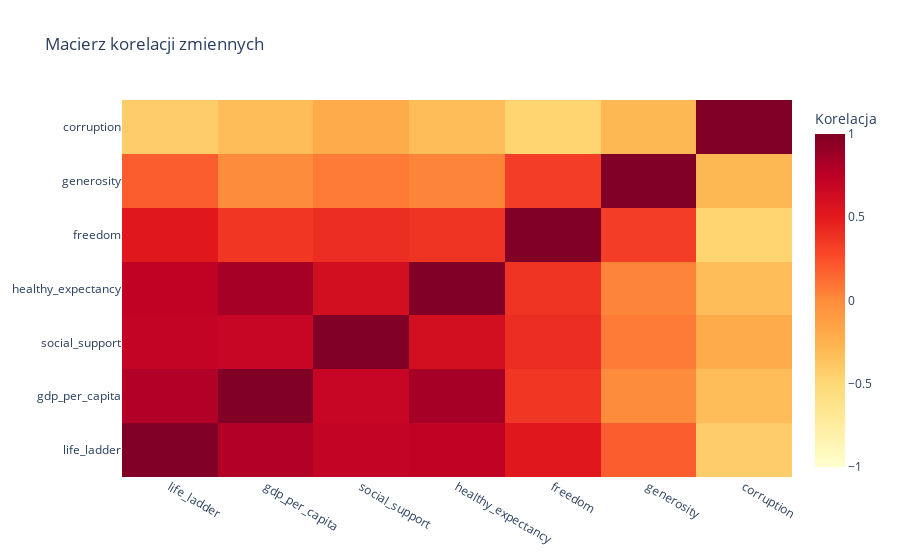

Notebook cell for this chart:
### Markdown cell above
---

### Code cell
#macierz korelacji
cols = [
    "life_ladder",
    "gdp_per_capita",
    "social_support",
    "healthy_expectancy",
    "freedom",
    "generosity",
    "corruption"
]

corr_matrix = df[cols].corr().round(2)

fig_corr = g.Figure(
    data=g.Heatmap(
        z=corr_matrix.values,
        x=corr_matrix.columns,
        y=corr_matrix.index,
        # Ustawiamy skalę kolorów Yellow-Orange-Red
        colorscale="YlOrRd",
        zmin=-1,
        zmax=1,
        colorbar=dict(title="Korelacja")
    )
)

fig_corr.update_layout(
    title="Macierz korelacji zmiennych"
)

fig_corr.show()

### Figure 1 — Plotly figure (JSON) as saved in the notebook; plotly's stock layout.template omitted (floating-point values rounded to 4 significant figures)
{"data": [{"colorbar": {"title": {"text": "Korelacja"}}, "colorscale": [[0, "rgb(255,255,204)"], [0.125, "rgb(255,237,160)"], [0.25, "rgb(254,217,118)"], [0.375, "rgb(254,178,76)"], [0.5, "rgb(253,141,60)"], [0.625, "rgb(252,78,42)"], [0.75, "rgb(227,26,28)"], [0.875, "rgb(189,0,38)"], [1, "rgb(128,0,38)"]], "type": "heatmap", "x": ["life_ladder", "gdp_per_capita", "social_support", "healthy_expectancy", "freedom", "generosity", "corruption"], "y": ["life_ladder", "gdp_per_capita", "social_support", "healthy_expectancy", "freedom", "generosity", "corruption"], "z": [[1.0, 0.79, 0.71, 0.73, 0.52, 0.19, -0.42], [0.79, 1.0, 0.69, 0.84, 0.36, 0.0, -0.32], [0.71, 0.69, 1.0, 0.61, 0.41, 0.07, -0.21], [0.73, 0.84, 0.61, 1.0, 0.38, 0.03, -0.32], [0.52, 0.36, 0.41, 0.38, 1.0, 0.33, -0.47], [0.19, 0.0, 0.07, 0.03, 0.33, 1.0, -0.29], [-0.42, -0.32, -0.21, -0.32, -0.47, -0.29, 1.0]], "zmax": 1, "zmin": -1}], "layout": {"title": {"text": "Macierz korelacji zmiennych"}}}
